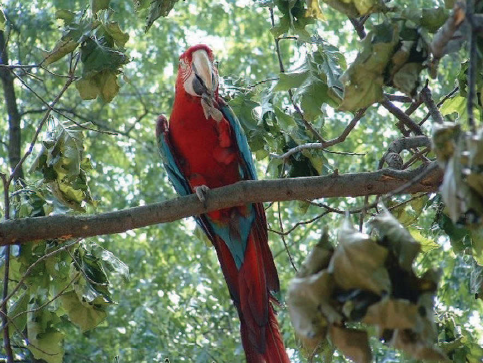
#> input picture Aula 03/imagens/bird.png, 483 x 363 px, found by its file name
$ python histograma_color_ex02.py
#> lines starting #> are read from the running program, lines starting #| are printed output that depends on the picture
import cv2
import numpy as np
from matplotlib import pyplot as plt
from matplotlib import pyplot
import imageio
from PIL import Image

# Carregando a imagem
img = cv2.imread('./images/bird.png',  -1)
#> img is the input picture: shape (363, 483, 3); mean B, G, R 93.2, 116.9, 103.9

# canal de cores
color = ('b','g','r')

for channel,col in enumerate(color):
    histr = cv2.calcHist([img],[channel],None,[256],[0,256])
    plt.plot(histr,color = col)
    plt.xlim([0,256])
plt.title('Histogram for color scale picture')
plt.show()
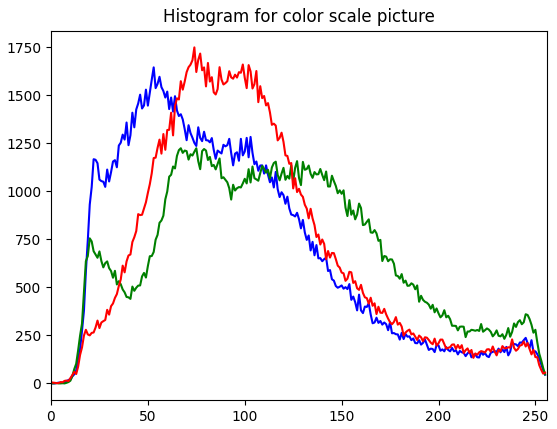
#> figure drawn by matplotlib, 1 panel; curve peaks at x = 53, y = 1645; curve peaks at x = 67, y = 1224; curve peaks at x = 74, y = 1749

# Plotando a imagem original
img2 = Image.open("C:\\IMAGENS_UNIP\\bird.PNG")
pyplot.imshow(img2)
